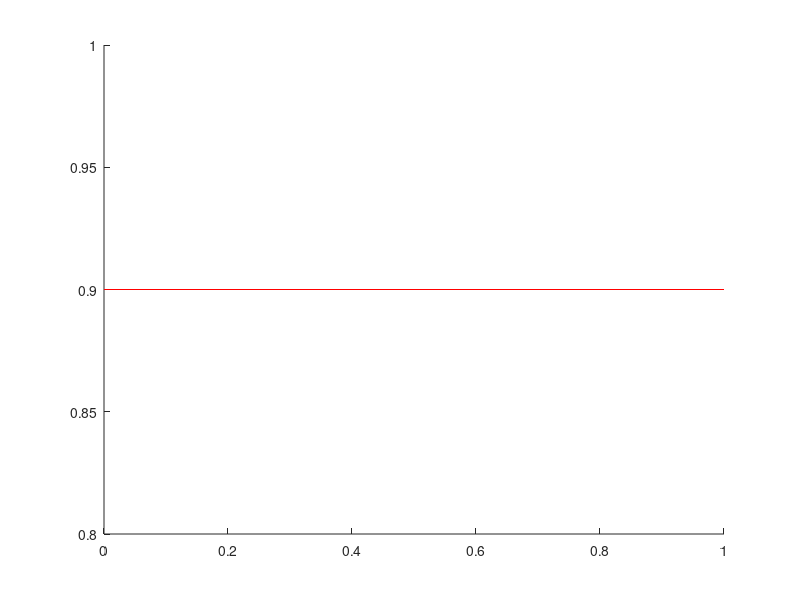

This figure's MATLAB source: (Note: this script raises an error after producing the figure.)
function n = Lab8_1_CPU()
  mu=2800;
  sigma=708;
  epsilon=224;
  prob_to_reach = 0.9;
  exp_count=2000;
  n=0;
  p=0;
  hold on;
  while (p<prob_to_reach)
    n = n + 1;
    plot([0,n],[prob_to_reach, prob_to_reach],'r');
    good=0;
    for i=1:exp_count
      X=standard_5(n,sigma,mu);S
      if(abs(mean(X) - mu) < epsilon)
        good = good + 1;
      end
    end
    p=good/exp_count;
    stem(n,p);
    drawnow;
  end
  disp(n);
  

end
